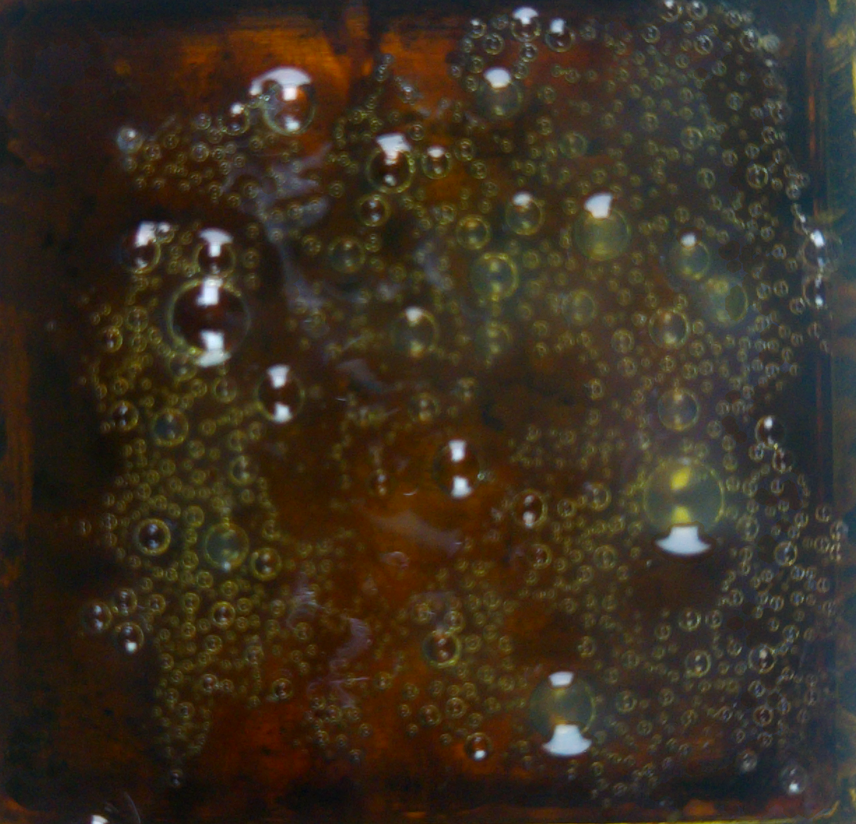
#> input picture tests/test_image.png, 856 x 824 px, shrunk from 1225 x 1179 before the run
$ python -i color_preprocess.py   (imports and definitions only)
#> lines starting #> are read from the running program, lines starting #| are printed output that depends on the picture
import cv2
import numpy as np


# ============================================================
# COLOR MODEL FEATURE ORDER
# ============================================================

FEATURE_NAMES = [
    "G_median",
    "L_median",
    "LAB_B_median",
    "V_median",
    "R_median",
    "NG_median",
]


# ============================================================
# IMAGE → COLOR FEATURES
# ============================================================

def extract_color_features(image_path):

#> called with image_path = '../tests/test_image.png'
    image = cv2.imread(str(image_path))
#> image is the input picture: shape (824, 856, 3); mean B, G, R 33, 47.1, 57.9

    if image is None:
        raise ValueError(
            f"Unable to read image: {image_path}"
        )

    # OpenCV loads image as BGR
    bgr = image

    # --------------------------------------------------------
    # Convert BGR → RGB
    # --------------------------------------------------------

    rgb = cv2.cvtColor(
        bgr,
        cv2.COLOR_BGR2RGB
    )

    # --------------------------------------------------------
    # Convert RGB → HSV
    # --------------------------------------------------------

    hsv = cv2.cvtColor(
        rgb,
        cv2.COLOR_RGB2HSV
    )
#> hsv: shape (824, 856, 3); mean H, S, V 36.7, 124.1, 60

    # --------------------------------------------------------
    # Convert RGB → LAB
    # --------------------------------------------------------

    lab = cv2.cvtColor(
        rgb,
        cv2.COLOR_RGB2LAB
    )
#> lab: shape (824, 856, 3); mean of channels 0, 1, 2 51.6, 131.3, 138.5

    # ========================================================
    # RGB CHANNELS
    # ========================================================

    r = rgb[:, :, 0].astype(np.float32)
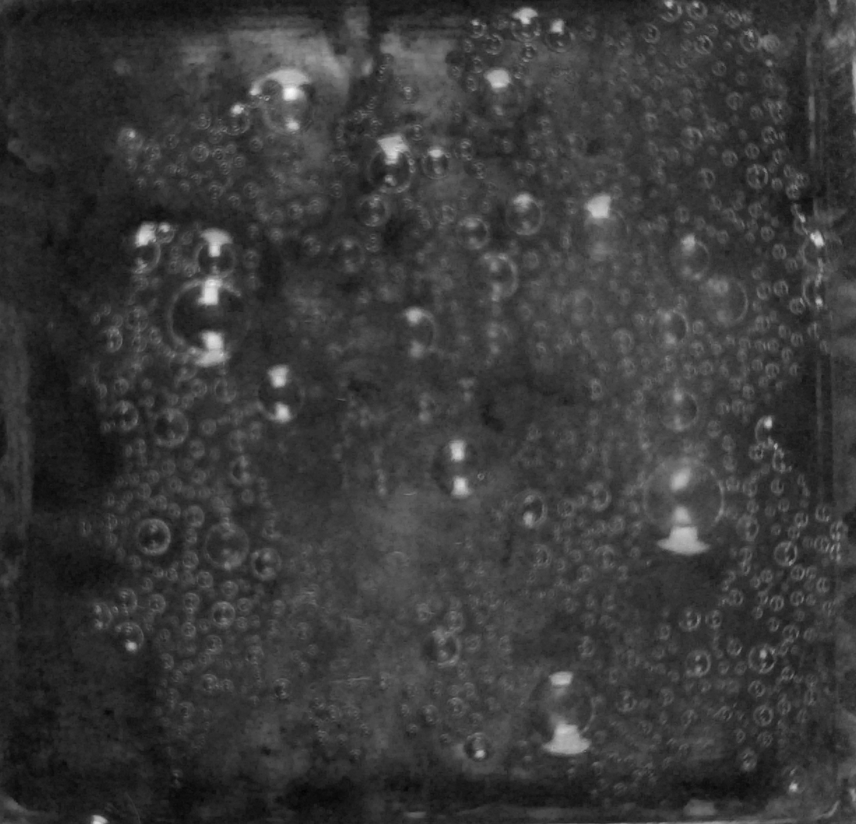
#> r: shape (824, 856) float32; min 2, max 249, mean 57.9
    g = rgb[:, :, 1].astype(np.float32)
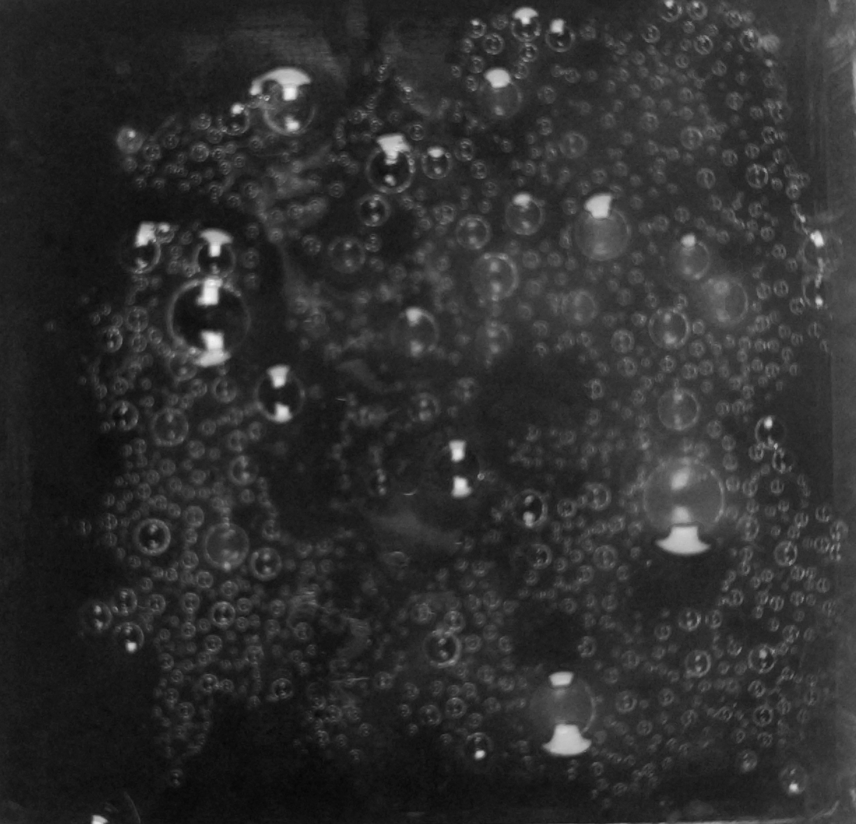
#> g: shape (824, 856) float32; min 6, max 246, mean 47.1
    b = rgb[:, :, 2].astype(np.float32)
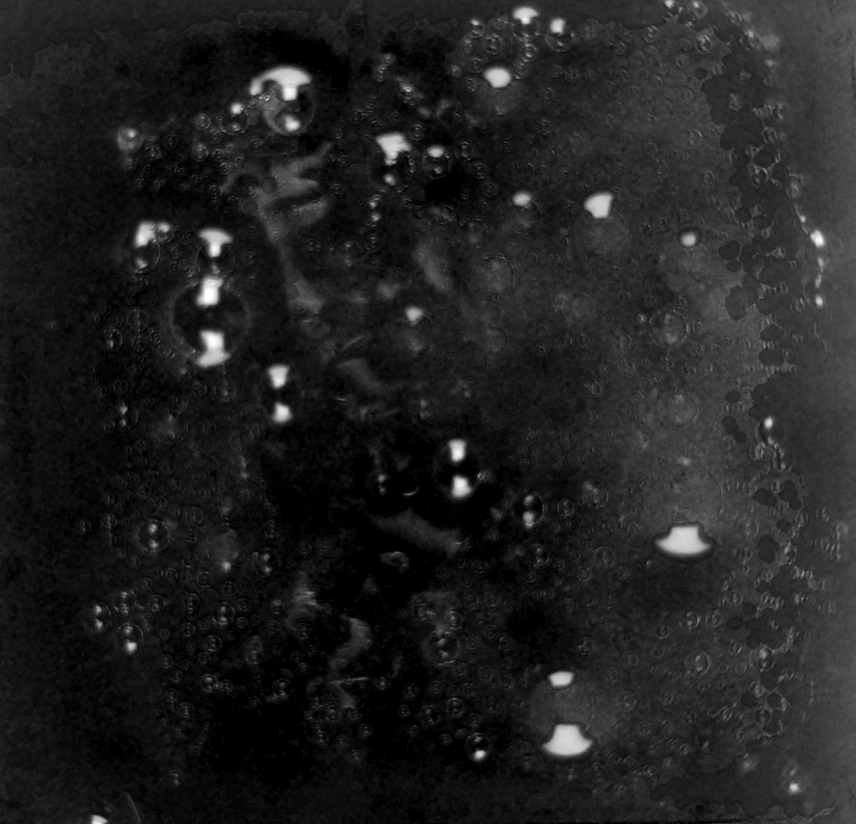
#> b: shape (824, 856) float32; min 0, max 255, mean 33

    # ========================================================
    # HSV V CHANNEL
    # ========================================================

    v = hsv[:, :, 2].astype(np.float32)
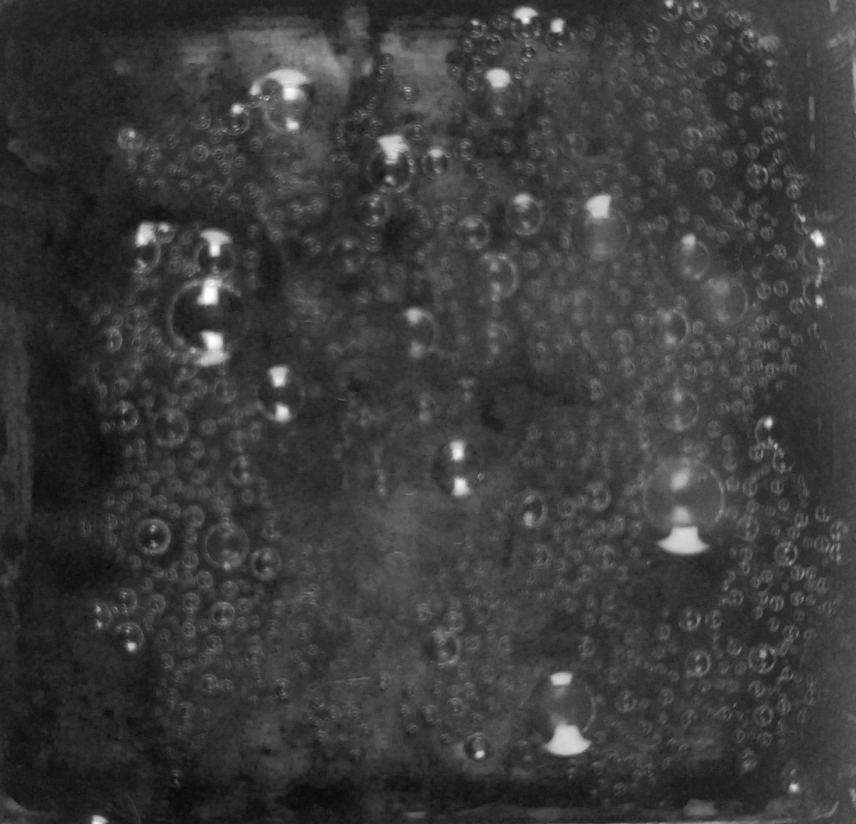
#> v: shape (824, 856) float32; min 9, max 255, mean 60

    # ========================================================
    # LAB CHANNELS
    # ========================================================

    l_channel = lab[:, :, 0].astype(np.float32)

    lab_b = lab[:, :, 2].astype(np.float32)
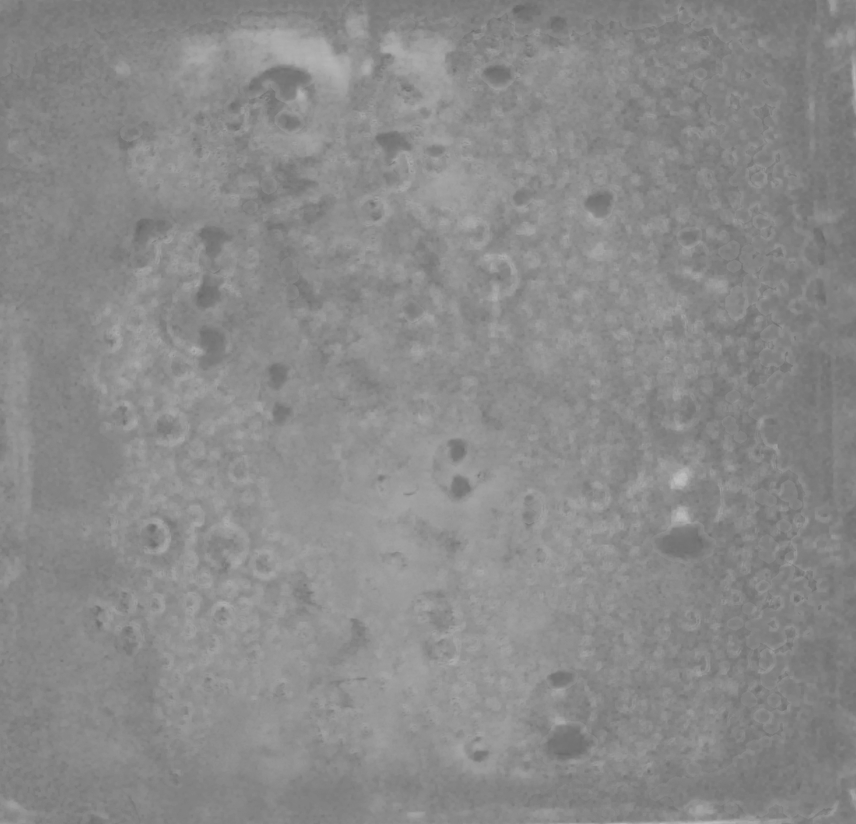
#> lab_b: shape (824, 856) float32; min 102, max 192, mean 138.5

    # ========================================================
    # NORMALIZED GREEN
    # ========================================================

    rgb_sum = r + g + b + 1e-6

    ng = g / rgb_sum
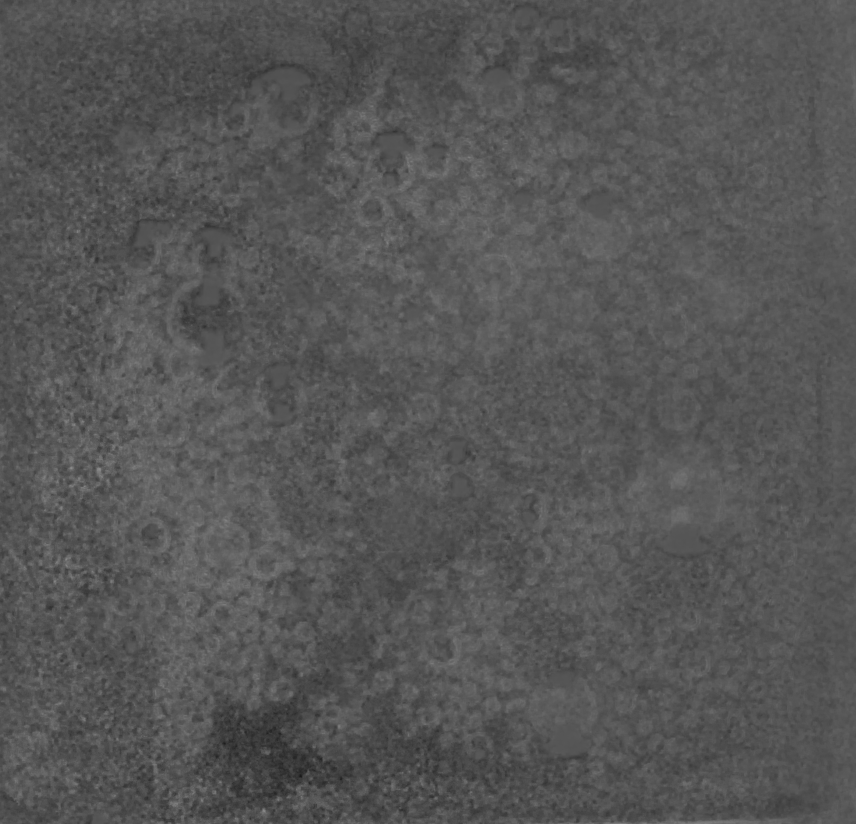
#> ng: shape (824, 856) float32; min 0.102, max 0.55, mean 0.338

    # ========================================================
    # SIX COLOR FEATURES
    # ========================================================

    features = {

        "G_median":
            float(np.median(g)),

        "L_median":
            float(np.median(l_channel)),

        "LAB_B_median":
            float(np.median(lab_b)),

        "V_median":
            float(np.median(v)),

        "R_median":
            float(np.median(r)),

        "NG_median":
            float(np.median(ng)),
    }
#> features = {'G_median': 43, 'L_median': 48, 'LAB_B_median': 138, 'V_median': 58, 'R_median': 56, 'NG_median': 0.338}

    return features


# ============================================================
# IMAGE → MODEL INPUT VECTOR
# ============================================================

def extract_color_feature_vector(image_path):

    features = extract_color_features(
        image_path
    )

    feature_vector = np.array(
        [[
            features["G_median"],
            features["L_median"],
            features["LAB_B_median"],
            features["V_median"],
            features["R_median"],
            features["NG_median"],
        ]],
        dtype=np.float32
    )

    return feature_vector

>>> result = extract_color_features('../tests/test_image.png')
#> result has the same summary as features in extract_color_features
